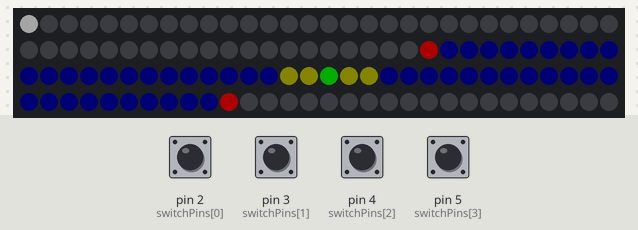
The sketch below on a simulated Arduino Uno, built with avr-gcc and run on an emulated ATmega328P. Shown: 120 RGB LEDs in strip order, left to right, continuing on the next row. Inputs (shaded band) come from the test bench; at power-on: pin 2 (switchPins[0]), pin 3 (switchPins[1]), pin 4 (switchPins[2]), pin 5 (switchPins[3]) HIGH. Dim RGB values are drawn brighter than linear; random numbers use the default seed unless the sketch sets one.

Above: at 1.2 s.
1.3 s: pin 3 (switchPins[1]) pulled LOW for 1 s
3.8 s: pin 4 (switchPins[2]) pulled LOW for 0.15 s
5.4 s: pin 2 (switchPins[0]) pulled LOW for 1 s
7.9 s: pin 5 (switchPins[3]) pulled LOW for 0.15 s
9.6 s: pin 3 (switchPins[1]) pulled LOW for 0.15 s
11.5 s: pin 4 (switchPins[2]) pulled LOW for 1 s
At 36.01 s:
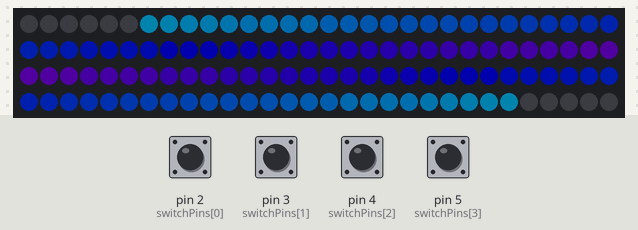
At 36.63 s:
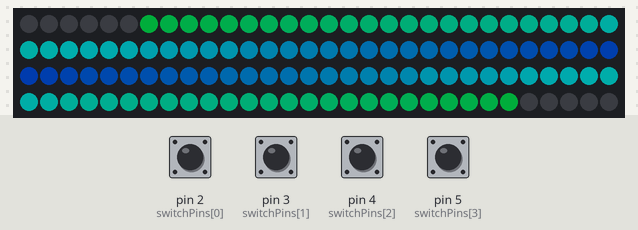
Timing chart, 0 to 37.6 s (numbered marks = the images above; inputs shaded):
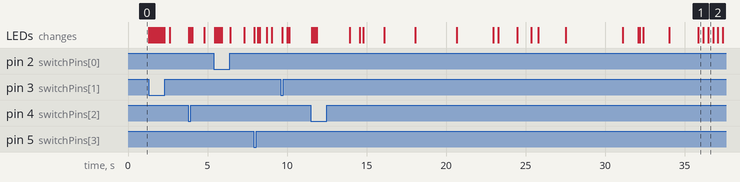

The sketch:

StringLand-Neopixel_Game.ino
```cpp
/**************************************************************************
  StringLand is a 1D Neopixel Game with an extra "sideways" dimension. These extra dimensions are not all visible at once.

  Written by John Melki-Wegner aka "Expensive Notes" with an Arduino UNO clone, 4 buttons and a 120 NeoPixel string

  Aim: To score as much as possible before your island is invaded by the nasty invaders (red pixels).
  Island: Your Island is the yellow pixels in the middle of string land. It is surrounded by blue sea.
  You: You are the Green Pixel which you can move up and down the visible string via buttons
  Score: Each time you touch a Nasty (red pixel) you score a point and the red pixels are banished to the end of the string world. The white pixel is your score.
  Dimensions: To change dimension to a different 1D string press the other two buttons. Your current dimension is shown by the black pixel on your island.
  As you score more points the 'nasty' move faster. The game is over when a nasty makes it to your island. There are 10 nasties, two in each dimension.

  From Jaycar:
  Neopixels and Uno Board
  LED Strip UNO
         5V  5V
        DIN  (any PWM pin) such as pin 6 :: Using Pin 9 as it is PWM
        GND  GND

 **************************************************************************/

// ------------------ NeoPixels -------------------------------------------
#include <Adafruit_NeoPixel.h>

//Use pin 6 for Neopixel control
#define LED_PIN 6
#define LED_COUNT 120

Adafruit_NeoPixel strip(LED_COUNT, LED_PIN, NEO_GRB + NEO_KHZ800);

//Rainbow Colours - not necessary for the game but used at game end.
uint32_t rainbowCol[188] =  {5505183, 5505187, 5505192 , 5177521 , 5111990 , 5046458 , 4980927 , 4587720 , 4456652 , 4325585 ,
                             3932374 , 3801306 , 3604703 , 3014888 , 2818284 , 2621681 , 2359541 , 2162938 , 1638655 , 1048831 , 786687  ,
                             262399  , 255 , 1279  , 4351  , 5631  , 6655  , 7679  , 9983  , 11007 , 12031 , 13311 , 16383 , 17407 , 18687 , 21759 , 23039 ,
                             24063 , 25087 , 27391 , 28415 , 29439 , 30719 , 32767 , 34815 , 36095 , 39167 , 40447 , 41471 , 42495 , 44799 ,
                             45823 , 46847 , 48127 , 50175 , 51199 , 55551 , 56575 , 57855 , 58879 , 59903 , 62207 , 63231 , 64255 , 65535 , 65526 ,
                             65522 , 65518 , 65505 , 65496 , 65492 , 65483 , 65479 , 65475 , 65471 , 65467 , 65458 , 65454 , 65450 , 65437 ,
                             65432 , 65424 , 65415 , 65411 , 65407 , 65403 , 65394 , 65390 , 65386 , 65382 , 65369 , 65364 , 65360 , 65356 ,
                             65343 , 65339 , 65335 , 65326 , 65322 , 65318 , 65305 , 65301 , 65296 , 65292 , 65288 , 65280 , 589568  , 851712  ,
                             1441536 , 1703680 , 1965824 , 2817792 , 3079936 , 3407616 , 3669760 , 4194048 , 4456192 , 4783872 , 5046016 ,
                             5897984 , 6160128 , 6422272 , 7274240 , 7536384 , 7864064 , 8126208 , 8650496 , 8912640 , 9240320 , 9502464 ,
                             10092288  , 10616576  , 10878720  , 11730688  , 11992832  , 12320512  , 12582656  , 13106944  , 13369088  , 13696768  ,
                             13958912  , 14548736  , 14810880  , 15924992  , 16187136  , 16449280  , 16776960  , 16775680  , 16773632  ,
                             16772608  , 16771328  , 16770304  , 16768256  , 16766976  , 16765952  , 16762624  , 16760576  , 16759552  , 16757248  ,
                             16756224  , 16755200  , 16753920  , 16752896  , 16750848  , 16749568  , 16748544  , 16745216  , 16744192  ,
                             16742144  , 16739840  , 16738816  , 16737792  , 16736512  , 16734464  , 16733440  , 16732160  , 16731136  ,
                             16727808  , 16726784  , 16725760  , 16724736  , 16721408  , 16720384  , 16719104  , 16717056  , 16716032  ,
                             16714752  , 16711680
                            };


// --------------------------- Game Butttons --------------------------

//Yellow and Blue Buttons Mapped to Arduino Uno
#define numSwitches 4
//Pins used by GamePad Shield buttons. The first 4 are the Yellow and Blue buttons
//You can use any other digital pins
int switchPins[numSwitches] = {2, 3, 4, 5};
//Button Values - Will be High or Low. To store Pin values
int pinVal[numSwitches] = {1, 1, 1, 1};

// ------------------------- Game Variables -------------------
//Size of String Land
#define xStart 50
#define xEnd 100
int playerX = 75; //Players position
int playerXmove = 0; //How the player moves
//There are 10 nasty invaders. They are placed at the ends of each string
int nastyXStart [5]  = {xStart, xStart, xStart, xStart, xStart};
int nastyXEnd [5]  = {xEnd, xEnd, xEnd, xEnd, xEnd};
//Which string dimension are you currently on
int dimension = 2;
//Timer for game over before restart
int gameOver = 0;
//middle of String Land
int middle;
//Score!
int score = 0;

//*************************************************************************

void setup() {
  // ---------- NeoPixels -----------
  strip.begin(); //always needed
  strip.show(); // 0 data => off.
  strip.setBrightness(50); // ~20% (max = 255)

  // --------------- GamePad -----------
  //Set digital Pins
  for (int i = 0; i < numSwitches; i++) {
    pinMode(switchPins[i], INPUT_PULLUP);
  }
  pinMode(6, OUTPUT);

  //----------- General -------------
  Serial.begin(9600);
  middle = int((xEnd + xStart) / 2);
}


void loop() {
  //game play
  readGameShield();
  movePlayer();
  moveNastys();
  playerHitsNasty();

  //Draw stuff
  clearAllPixels();
  showIslandAndDimension();
  drawPlayer();
  showNastys();
  isGameLost();
  showScore();
  strip.show();

  //Delay decreases as the score increases making the game faster and harder
  int dTime = 100 - score;
  if (dTime < 1) dTime =1;
  delay(dTime);
}

//*****************************************************************************


// ---------------- Movement ---------------
void movePlayer() {

  //adjust movement of player
  playerXmove = 0;
  //These are the two blue buttons
  if (pinVal[3] == LOW) playerXmove = 1;
  if (pinVal[1] == LOW) playerXmove = -1;
  //move player
  playerX = playerX + playerXmove;
  //Don't go past the end of String Land minus one
  if (playerX > xEnd - 1) playerX = xEnd - 1;
  if (playerX < xStart + 1) playerX = xStart + 1;

  //Switch Dimensions
  if (pinVal[0] == LOW) dimension++;
  if (dimension > 4) dimension = 4;
  if (pinVal[2] == LOW) dimension--;
  if (dimension < 0) dimension = 0;
}

void moveNastys() {
  //move Nasties in all 5 dimensions
  for (int i = 0; i < 5; i++) {
    if (random(10) == 0) nastyXStart[i] = nastyXStart[i] + random(2);
    if (random(10) == 0) nastyXEnd[i] = nastyXEnd[i] - random(2);
  }
}

void playerHitsNasty() {
  //If a Nasty is hit banish it to the ends of stringland
  if (playerX >= nastyXEnd[dimension]) {
    nastyXEnd[dimension] = xEnd;
    score++;
  }
  if (playerX <= nastyXStart[dimension]) {
    nastyXStart[dimension] = xStart;
    score++;
  }
}

void isGameLost() {
  //Check every Nasty to see if it invaded your island
  for (int i = 0; i < 5 ; i++) {
    if (nastyXStart[i] >= middle - 2 || nastyXEnd[i]<= middle + 2) {
      //timer for red pixels of shame
      gameOver = 1000;
      //Nice colours for fun
      rainbowSpread();
      //reset variables ready to replay
      playerX = 75;
      playerXmove = 0;
      for (int j = 0; j < 5; j++) {
        nastyXStart [j]  = xStart;
        nastyXEnd [j]  = xEnd;
      }
      dimension = 2;
      score = 0;
    }
  }
}

// ---------------- Game pad ----------------

void readGameShield() {
  //Read button states
  for (int i = 0; i < numSwitches; i++) {
    pinVal[i] = digitalRead(switchPins[i]);
  }
}

// ---------------- NeoPixels ---------------

void drawPlayer() {
  strip.setPixelColor(playerX, 0, 255, 0);
}

void showScore() {
  strip.setPixelColor(score, 200,200,200);
}

void showNastys() {
  strip.setPixelColor(nastyXStart[dimension], 255, 0, 0);
  strip.setPixelColor(nastyXEnd[dimension], 255, 0, 0);
}

void showIslandAndDimension() {
  for (int i = middle - 2 ; i < middle + 3; i++) {
    strip.setPixelColor(i, 40, 40, 0);
  }
  strip.setPixelColor(middle + dimension - 2, 0, 0, 0);
}

void clearAllPixels() {
  for (int i = 0; i < 120; i++) {
    if (i > xStart && i < xEnd ) {
      if (gameOver > 0) {
        //red pixels of shame
        strip.setPixelColor(i, 255, 0, 0);
        gameOver--;
      }
      else {
        //sea colour
        strip.setPixelColor(i, 0, 0, 8);
      }
    }
    //bad lands outside String Land are black
    else strip.setPixelColor(i, 0, 0, 0);
  }
}

//fun colours for the end of the game
void rainbowSpread() {
  for (int j = 0; j < 128; j++) {
    for (int i = 0; i < 55; i++) {
      strip.setPixelColor(60 + i, rainbowCol[j + i]);
      strip.setPixelColor(60 - i, rainbowCol[j + i]);
    }
    delay(10);
    strip.show();
  }
}
```
